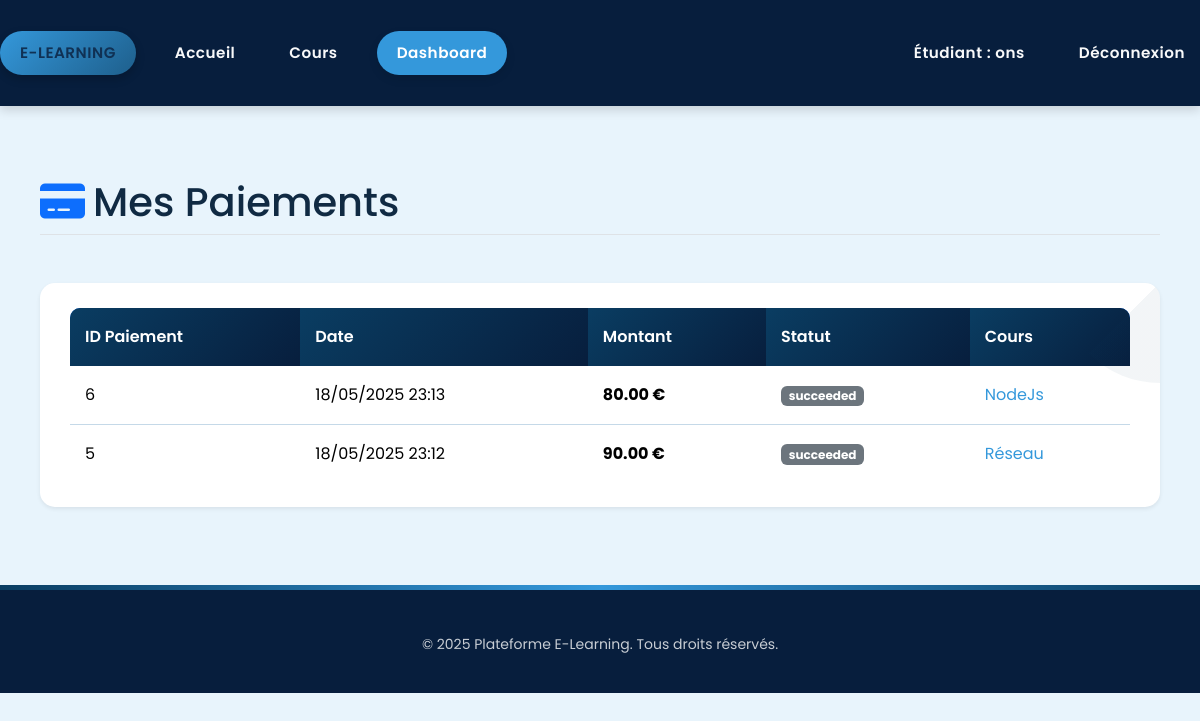
Page /payments/my/ (signed in) on the committed database.
### users/models.py (models this page shows)
class User(AbstractUser):
    ROLE_CHOICES = (
        ('student', 'Étudiant'),
        ('teacher', 'Enseignant'),
        ('admin', 'admin'),
    )
    role = models.CharField(max_length=10, choices=ROLE_CHOICES)
    cv = models.FileField(upload_to='cvs/', null=True, blank=True)  # Pour les enseignants
    publications = models.TextField(blank=True, null=True)  # Pour les enseignants
    profile_picture = models.ImageField(upload_to='profile/', null=True, blank=True)  # Nouveau champ photo profil
    def is_student(self):
        return self.role == 'student'
    def is_teacher(self):
        return self.role == 'teacher'
    def is_admin(self):
        return self.role == 'admin'

### payments/models.py (models this page shows, shortened)
class Payment(models.Model):
    student = models.ForeignKey(settings.AUTH_USER_MODEL, on_delete=models.CASCADE)
    course = models.ForeignKey(Course, on_delete=models.CASCADE)
    stripe_payment_intent = models.CharField(max_length=255)
    amount = models.DecimalField(max_digits=8, decimal_places=2)
    status = models.CharField(max_length=20, choices=[('succeeded', 'Succeeded'), ('failed', 'Failed'), ('pending', 'Pending')], default='pending')
    created_at = models.DateTimeField(auto_now_add=True)

### courses/models.py (models this page shows, shortened)
class Course(models.Model):
    title = models.CharField(max_length=200)
    description = models.TextField()
    teacher = models.ForeignKey(
        settings.AUTH_USER_MODEL,
        on_delete=models.CASCADE,
        related_name='courses_taught'
    )
    price = models.DecimalField(max_digits=6, decimal_places=2, default=0.00)
    students = models.ManyToManyField(
        settings.AUTH_USER_MODEL,
        related_name='courses_enrolled',
        blank=True
    )

### payments/views.py (the view)
# urls.py: path('my/', views.my_payments, name='my_payments'),
@login_required
def my_payments(request):
    payments = Payment.objects.filter(student=request.user).order_by('-created_at')
    return render(request, 'payments/my_payments.html', {'payments': payments})

### templates/payments/my_payments.html (shortened to what this page needs)
{% extends "base.html" %}
{% load static %}
{% block content %}
<div class="container py-5">
    <div class="row mb-4">
        <div class="col-12">
            <h1 class="mb-4 border-bottom pb-2">
                <i class="fas fa-credit-card me-2 text-primary"></i>Mes Paiements
            </h1>
        </div>
    </div>
    {% if payments %}
    <div class="card shadow-sm border-0">
        <div class="card-body p-0">
            <div class="table-responsive">
                <table class="table table-hover mb-0">
                    <thead class="bg-primary text-white">
                        <tr>
                            <th class="py-3">ID Paiement</th>
                            <th class="py-3">Date</th>
                            <th class="py-3">Montant</th>
                            <th class="py-3">Statut</th>
                            <th class="py-3">Cours</th>
                        </tr>
                    </thead>
                    <tbody>
                        {% for payment in payments %}
                        <tr>
                            <td class="py-3">{{ payment.id }}</td>
                            <td class="py-3">{{ payment.created_at|date:"d/m/Y H:i" }}</td>
                            <td class="py-3 fw-bold">{{ payment.amount }} €</td>
                            <td class="py-3">
                                {% if payment.status == 'COMPLETED' %}
                                    <span class="badge bg-success">Complété</span>
                                {% elif payment.status == 'PENDING' %}
                                    <span class="badge bg-warning text-dark">En attente</span>
                                {% elif payment.status == 'FAILED' %}
                                    <span class="badge bg-danger">Échoué</span>
                                {% else %}
                                    <span class="badge bg-secondary">{{ payment.status }}</span>
                                {% endif %}
                            </td>
                            <td class="py-3">
                                <a href="{% url 'course_detail' payment.course.id %}" class="text-decoration-none">
                                    {{ payment.course.title }}
                                </a>
                            </td>
                        </tr>
                        {% endfor %}
                    </tbody>
                </table>
            </div>
        </div>
    </div>
    {% endif %}
</div>
{% endblock %}

### templates/includes/header.html (shortened to what this page needs)
  <header class="main-header">
    <div class="container header-container">
      <nav class="nav-left">
        <ul>
          <li>
            <a href="{% url 'index' %}" class="site-title">E-learning</a>
          </li>
          <li><a href="{% url 'index' %}">Accueil</a></li>
          {% if user.is_authenticated %}
            {% if user.is_student %}
              <li><a href="{% url 'course_list' %}">Cours</a></li>
                          <li><a href="{% url 'dashboardCourses' %}" class="nav-dashboard">Dashboard</a></li>
            {% endif %}
          {% endif %}
        </ul>
      </nav>
      <nav class="nav-main">
        <ul>
          {% if user.is_authenticated %}
            <li>
              <a href="{% url 'profile' %}">
                {% if user.is_teacher %}
                  Enseignant
                {% elif user.is_student %}
                  Étudiant
                {% elif user.is_admin %}
                  Administrateur
                {% endif %}
                : {{ user.username }}
              </a>
            </li>
            <li><a href="{% url 'logout' %}">Déconnexion</a></li>
          {% else %}
            <li><a href="{% url 'login' %}">Connexion</a></li>
            <li><a href="{% url 'register' %}">Inscription</a></li>
          {% endif %}
        </ul>
      </nav>
    </div>
  </header>

### static/css/style.css (style rules this page uses)
* { margin: 0; padding: 0; box-sizing: border-box; }
:root { --primary-color: #0a3d62; --primary-dark: #071e3d; --primary-light: #1e5f8c; --accent-color: #3498db; --light-bg: #e8f4fc; --text-color: #102a43; --text-light: #f8f9fa; --border-color: #c5d9e8; --success-color: #1e5f8c; --warning-color: #3498db; --danger-color: #071e3d; }
body { font-family: 'Poppins', 'Segoe UI', sans-serif; line-height: 1.6; background-color: var(--light-bg); color: var(--text-color); position: relative; min-height: 100vh; }
.animate-in { animation: fadeIn 0.6s ease-out forwards; opacity: 0; }
a { text-decoration: none; color: var(--accent-color); transition: color 0.3s ease; }
ul { list-style: none; padding: 0; margin: 0; display: flex; gap: 20px; }
ul li { display: inline; }
ul li a { text-decoration: none; color: #004aad; font-weight: 600; transition: color 0.3s; }
.container { max-width: 1200px; margin: 0 auto; padding: 0 20px; }
.card { border: none; border-radius: 15px; padding: 25px 30px; background-color: white; box-shadow: 0 5px 15px rgba(0, 0, 0, 0.05); margin-bottom: 30px; transition: all 0.3s ease; border-left: 5px solid var(--primary-color); position: relative; overflow: hidden; }
.card::before { content: ''; position: absolute; top: 0; right: 0; width: 100px; height: 100px; background: linear-gradient(135deg, transparent 50%, rgba(10, 61, 98, 0.05) 50%); border-radius: 0 0 0 100px; z-index: 0; }
.card-body { padding: 0; }
.table { width: 100%; margin-bottom: 1.5rem; border-collapse: separate; border-spacing: 0; }
.table th { background-color: var(--primary-color); color: white; padding: 15px; font-weight: 600; text-align: left; border: none; background: linear-gradient(135deg, var(--primary-color), var(--primary-dark)); }
.table th:first-child { border-top-left-radius: 10px; }
.table th:last-child { border-top-right-radius: 10px; }
.table td { padding: 15px; border-bottom: 1px solid var(--border-color); vertical-align: middle; }
.table tbody tr:last-child td { border-bottom: none; }
.main-header { background-color: var(--primary-dark); padding: 15px 0; box-shadow: 0 4px 10px rgba(0,0,0,0.15); font-family: 'Poppins', 'Segoe UI', sans-serif; position: sticky; top: 0; z-index: 1000; transition: all 0.3s ease; }
.header-container { max-width: 1200px; margin: 0 auto; padding: 0 20px; display: flex; justify-content: space-between; align-items: center; }
.nav-left ul, .nav-main ul { list-style: none; display: flex; gap: 25px; align-items: center; margin: 0; padding: 0; }
.nav-left ul li a, .nav-main ul li a { color: var(--text-light); font-weight: 600; text-decoration: none; padding: 10px 15px; border-radius: 30px; transition: all 0.3s ease; font-size: 0.95rem; letter-spacing: 0.5px; position: relative; display: inline-block; }
.nav-left ul li a::after, .nav-main ul li a::after { content: ''; position: absolute; bottom: 0; left: 50%; width: 0; height: 2px; background: var(--accent-color); transition: all 0.3s ease; transform: translateX(-50%); opacity: 0; }
.site-title { font-size: 1.5rem; font-weight: 800; color: var(--text-light) !important; text-transform: uppercase; letter-spacing: 1px; background: linear-gradient(135deg, var(--accent-color), var(--primary-light)); padding: 10px 20px !important; border-radius: 30px !important; box-shadow: 0 4px 10px rgba(0,0,0,0.2); }
.nav-dashboard { background-color: var(--accent-color); color: white !important; padding: 10px 20px !important; border-radius: 30px !important; box-shadow: 0 4px 10px rgba(0,0,0,0.1); }

### templates/includes/header.html (style rules this page uses)
.header-container { display: flex; justify-content: space-between; align-items: center; padding: 1rem 0; }
.nav-left ul, .nav-main ul { list-style: none; margin: 0; padding: 0; display: flex; gap: 1.5rem; align-items: center; }
.nav-left a, .nav-main a { text-decoration: none; color: #333; font-weight: 500; }
.site-title { font-size: 1.25rem; font-weight: bold; color:rgb(16, 49, 84) !important; }

### rows in the picture
User: username "ons"
Payment: id "6", created_at "18/05/2025 23:13", amount "80.00", status "succeeded", course "NodeJs"
Payment: id "5", created_at "18/05/2025 23:12", amount "90.00", status "succeeded", course "Réseau"

### other values in the picture
{{ year|default:2025 }} "2025"
